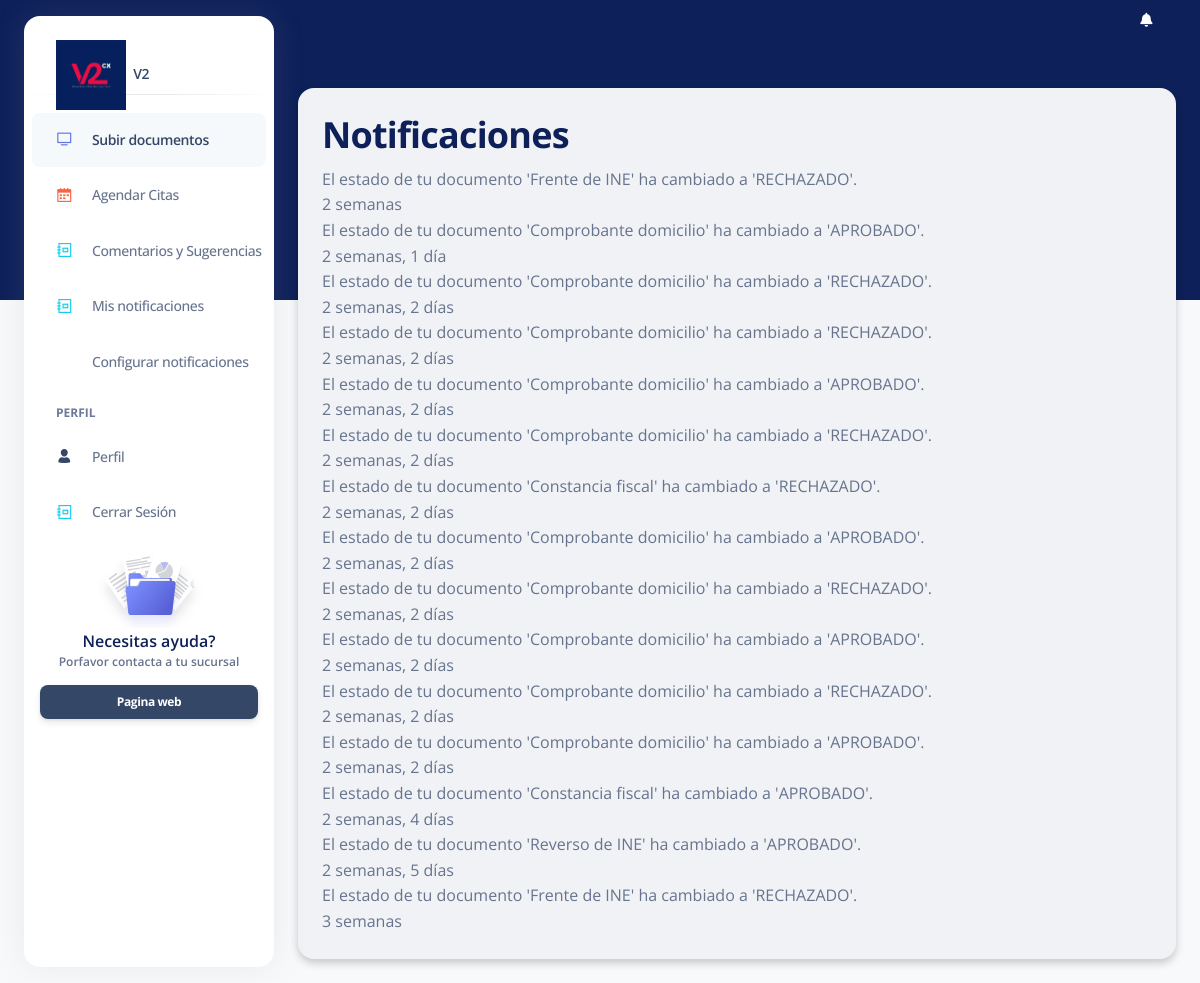
The page /v2/notifications (signed in) on the database as committed earlier.
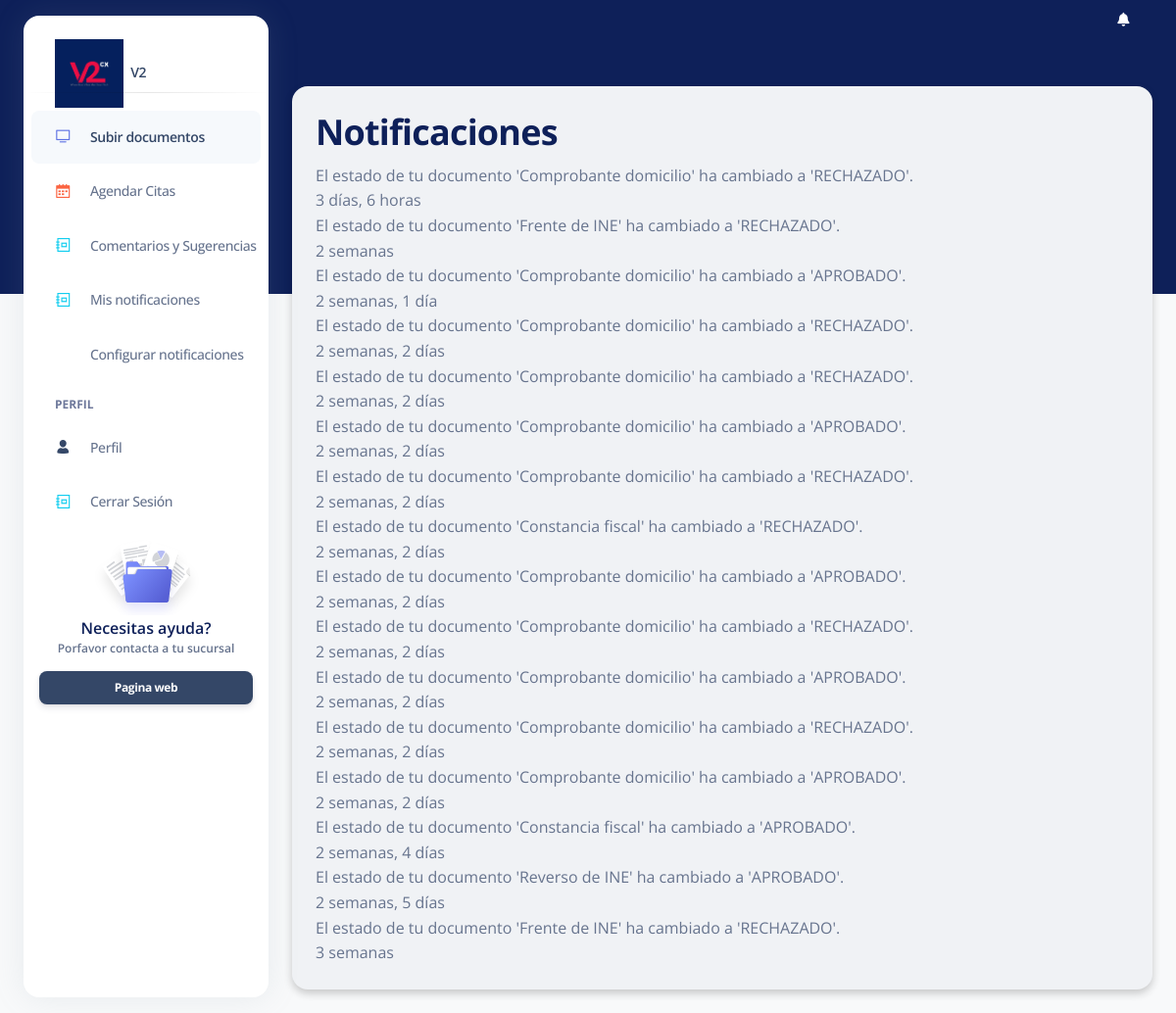
The same page on the database as committed later.
### clientes/models.py (models this page shows, shortened)
class Notificacion(models.Model):
    usuario = models.ForeignKey(settings.AUTH_USER_MODEL, on_delete=models.CASCADE)
    mensaje = models.TextField()
    fecha_creacion = models.DateTimeField(auto_now_add=True)
    leida = models.BooleanField(default=False)

### clientes/views.py (the view)
# urls.py: path('v2/notifications', views.notifications, name='notifications')
@login_required
def notifications(request):
    notificaciones = Notificacion.objects.filter(usuario=request.user, leida=False).order_by('-fecha_creacion')
    notificaciones_list = Notificacion.objects.filter(usuario=request.user).order_by('-fecha_creacion')
    context ={
        'notificaciones': notificaciones,
        'notificaciones_list':notificaciones_list
    }
    return render(request, 'notifications.html', context)

### clientes/templates/notifications.html (shortened to what this page needs)
{% extends "base_client.html" %}
{% load static %}
{% block content %}
<div class="container-fluid py-4">
    <div class="row mt-4">
        <div class="col-lg-12">
            <div class="card" style="background-color: #f0f2f5; box-shadow: 0 4px 8px 0 rgba(0,0,0,0.2);">
                <div class="card-body">
                    <h2 class="card-title">Notificaciones</h2>
                    <div class="notification-list">
                        {% for notificacion in notificaciones_list%}
                            <div class="notification-item">
                                <div class="notification-text">
                                    {{ notificacion.mensaje }}
                                </div>
                                <div class="notification-time">{{ notificacion.fecha_creacion|timesince }}</div>
                            </div>
                        {% empty %}
                            <div class="notification-item">
                                No hay notificaciones.
                            </div>
                        {% endfor %}
                    </div>
                </div>
            </div>
        </div>
    </div>
</div>
{% endblock %}

Rows that differ between the two databases and show on the page:
added Notificacion: mensaje "El estado de tu documento 'Comprobante domicilio' ha cambiado a 'RECHAZADO'.", fecha_creacion "3 días, 6 horas"
